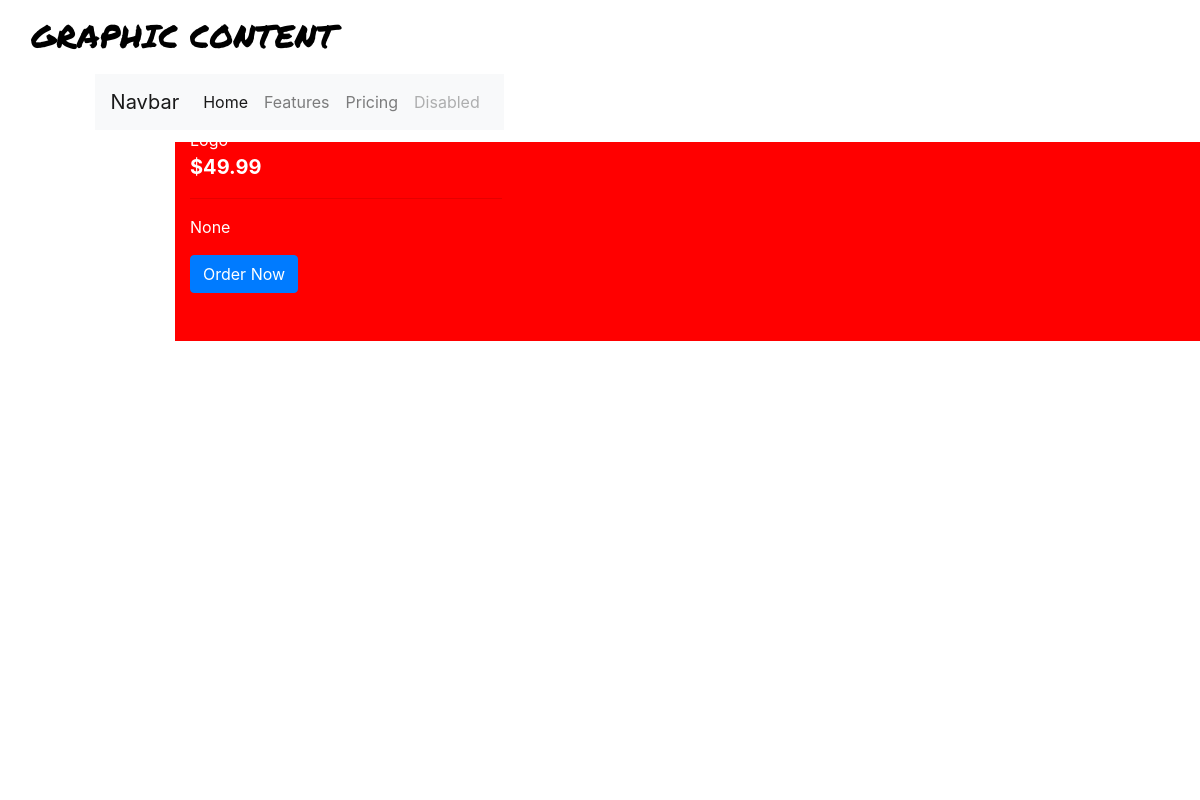
The app's page /products/1, older data.
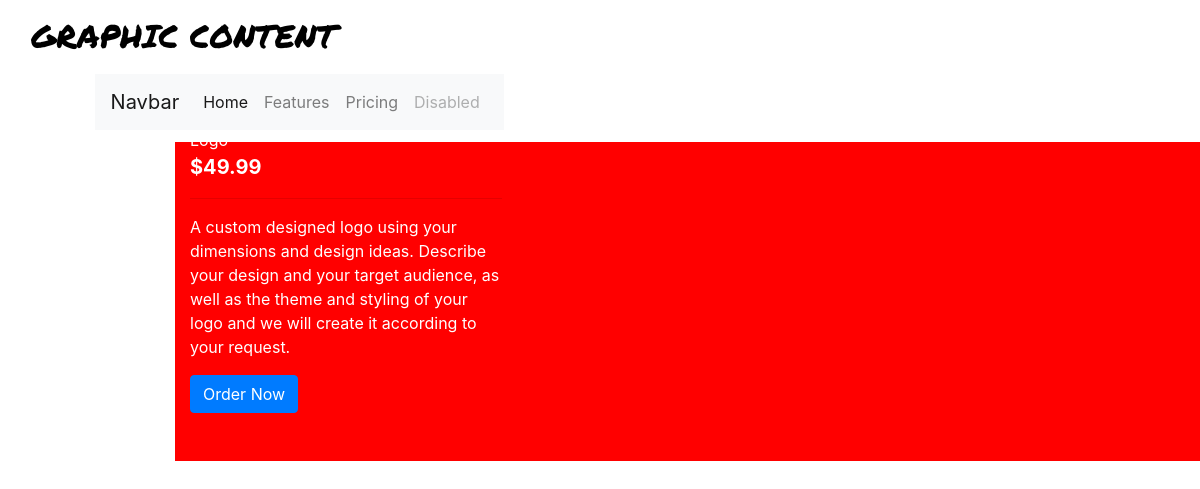
The same page, newer data.
### products/models.py (models this page shows, shortened)
class Product(models.Model):
    service_type = models.CharField(max_length=254)
    price = models.DecimalField(max_digits=6, decimal_places=2)
    description = models.TextField(null=True)

### products/views.py (the view)
# urls.py: path('<product_id>', views.product_detail, name='product_detail'),
def product_detail(request, product_id):
    product = get_object_or_404(Product, pk=product_id)
    context = {
        'product': product,
    }
    return render(request, 'products/product_detail.html', context)

### products/templates/products/product_detail.html (shortened to what this page needs)
{% extends "base.html" %}
{% load static %}
{% block content %}
        <div class="overlay" ></div>
        <div class="container-fluid">
            <div class="row" id="product-details">
                <div class="col-12 col-md-6 col-lg-4">
                    <div class="product-details-container mb-5 mt-md-5">
                        <p class="mb-0">{{ product.service_type }}</p>
                        <p class="lead mb-0 text-left font-weight-bold">${{ product.price }}</p>
                        <hr>
                        <p>{{ product.description }}</p>
                        <a class="btn btn-primary" href="{% url 'checkout' product.id %}" role="button">Order Now</a>
                    </div>
                </div>
            </div>
        </div>
{% endblock %}

### templates/base.html (shortened to what this page needs)
{% load static %}
<!doctype html>
<html lang="en">
  <head>
    {% block corecss %}
        <link rel="stylesheet" href="https://stackpath.bootstrapcdn.com/bootstrap/4.4.1/css/bootstrap.min.css">
        <link rel="stylesheet" href="{% static 'css/base.css' %}">
    {% endblock %}
  </head>
  <body>
    <header class="container-fluid fixed-top">
        <div id="topnav" class="row bg-white pt-lg-2 d-none d-lg-flex">
            <div class="col-12 col-lg-4 my-auto py-1 py-lg-0 text-center text-lg-left">
                <a href="{% url 'home' %}" class="nav-link main-logo-link">
                    <h2 class="logo-font text-black my-0" id="logo-text">Graphic Content</h2>
                </a>
            </div>
        </div>
        <div class="row bg-white">
            <nav class="navbar navbar-expand-lg navbar-light w-100">
                {% include 'includes/mobile-top-header.html' %}
                {% include 'includes/main-nav.html' %}
            </nav>
        </div>
    </header>
    {% block content %}
    {% endblock %}
  </body>
</html>

### templates/includes/mobile-top-header.html (shortened to what this page needs)
<ul>
  </ul>

### templates/includes/main-nav.html (shortened to what this page needs)
<div class="container">
    <nav class="navbar navbar-expand-lg navbar-light bg-light">
      <a class="navbar-brand" href="#">Navbar</a>
      <div class="collapse navbar-collapse" id="navbarNavAltMarkup">
        <div class="navbar-nav">
          <a class="nav-item nav-link active" href="#">Home <span class="sr-only">(current)</span></a>
          <a class="nav-item nav-link" href="#">Features</a>
          <a class="nav-item nav-link" href="#">Pricing</a>
          <a class="nav-item nav-link disabled" href="#">Disabled</a>
        </div>
      </div>
    </nav>
  </div>

### static/css/base.css (style rules this page uses)
html { height: 100%; }
body { background: url('/media/background_image.jpg') no-repeat center center fixed; background-size: cover; height: calc(100vh - 164px); }
#product-details { padding-top: 5rem; margin-left: 10rem; background-color: red; color: white; }
.logo-font { text-transform: uppercase; }
#logo-text { font-family: 'Permanent Marker', cursive; color: green; }
.main-logo-link { width: fit-content; }
.text-black { color: #000 !important; }

Row changes from the older to the newer data that the page shows:
changed Product: description "None" → "A custom designed logo using your dimensions and design ideas. Describe your design and your target audience, as well as the theme and styling of your logo and we will create it according to your request."
